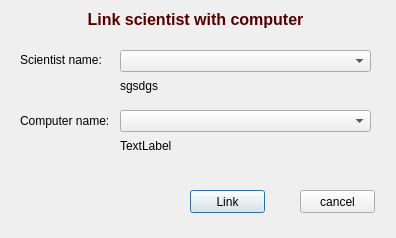
<?xml version="1.0" encoding="UTF-8"?>
<ui version="4.0">
 <class>addconnectiondialog</class>
 <widget class="QDialog" name="addconnectiondialog">
  <property name="geometry">
   <rect>
    <x>0</x>
    <y>0</y>
    <width>396</width>
    <height>238</height>
   </rect>
  </property>
  <property name="windowTitle">
   <string>Dialog</string>
  </property>
  <widget class="QLabel" name="connection_sci_name_label">
   <property name="geometry">
    <rect>
     <x>20</x>
     <y>50</y>
     <width>81</width>
     <height>20</height>
    </rect>
   </property>
   <property name="text">
    <string>Scientist name:</string>
   </property>
  </widget>
  <widget class="QLabel" name="connection_com_name_label">
   <property name="geometry">
    <rect>
     <x>20</x>
     <y>100</y>
     <width>91</width>
     <height>41</height>
    </rect>
   </property>
   <property name="text">
    <string>Computer name:</string>
   </property>
  </widget>
  <widget class="QLabel" name="connection_label">
   <property name="geometry">
    <rect>
     <x>10</x>
     <y>10</y>
     <width>371</width>
     <height>21</height>
    </rect>
   </property>
   <property name="text">
    <string>&lt;html&gt;&lt;head/&gt;&lt;body&gt;&lt;p align=&quot;center&quot;&gt;&lt;span style=&quot; font-size:12pt; font-weight:600; color:#550000;&quot;&gt;Link scientist with computer&lt;/span&gt;&lt;br/&gt;&lt;/p&gt;&lt;/body&gt;&lt;/html&gt;</string>
   </property>
  </widget>
  <widget class="QPushButton" name="link_sci_and_com">
   <property name="geometry">
    <rect>
     <x>190</x>
     <y>190</y>
     <width>75</width>
     <height>23</height>
    </rect>
   </property>
   <property name="text">
    <string>Link</string>
   </property>
  </widget>
  <widget class="QLabel" name="label_error_computer_yearbuilt">
   <property name="geometry">
    <rect>
     <x>130</x>
     <y>290</y>
     <width>271</width>
     <height>21</height>
    </rect>
   </property>
   <property name="text">
    <string/>
   </property>
  </widget>
  <widget class="QLabel" name="label_error_sci_connection">
   <property name="geometry">
    <rect>
     <x>120</x>
     <y>70</y>
     <width>251</width>
     <height>31</height>
    </rect>
   </property>
   <property name="text">
    <string>sgsdgs</string>
   </property>
  </widget>
  <widget class="QPushButton" name="cancel_link_scicom_button">
   <property name="geometry">
    <rect>
     <x>300</x>
     <y>190</y>
     <width>75</width>
     <height>23</height>
    </rect>
   </property>
   <property name="text">
    <string>cancel</string>
   </property>
  </widget>
  <widget class="QLabel" name="label_error_com_connection">
   <property name="geometry">
    <rect>
     <x>120</x>
     <y>130</y>
     <width>261</width>
     <height>31</height>
    </rect>
   </property>
   <property name="text">
    <string>TextLabel</string>
   </property>
  </widget>
  <widget class="QComboBox" name="dropdown_sci_connection">
   <property name="geometry">
    <rect>
     <x>120</x>
     <y>50</y>
     <width>251</width>
     <height>22</height>
    </rect>
   </property>
  </widget>
  <widget class="QComboBox" name="dropdown_com_connection">
   <property name="geometry">
    <rect>
     <x>120</x>
     <y>110</y>
     <width>251</width>
     <height>22</height>
    </rect>
   </property>
  </widget>
 </widget>
 <resources/>
 <connections/>
</ui>
